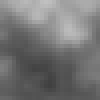
Frame 1 (no input)
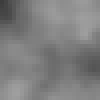
Frame 60 (the mouse pressed at the canvas centre just before this capture)
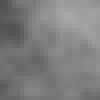
Frame 120 (the mouse held since frame 60 and released just before this capture)

The Processing sketch that drew these frames (run headless with seeded random() and noise(); from frame 60 on, the mouse is pressed at the canvas centre):

// Processing sketch: noise_texture
// ── noise_texture.pde
float inc = 0.06;
int densidad = 4;
float zRuido = 0.0;

void setup()
{
  size(100, 100);
  noStroke();
}

void draw()
{
  float xRuido = 0.0;
  float yRuido = 0.0;
  for (int y = 0; y < height; y += densidad)
  {
    for (int x = 0; x < width; x += densidad)
    {
      float n = noise(xRuido, yRuido, zRuido) * 256;
      fill(n);
      rect(y, x, densidad, densidad);
      xRuido += inc;
    }
    xRuido = 0;
    yRuido += inc;
  }
  zRuido += inc;
}
